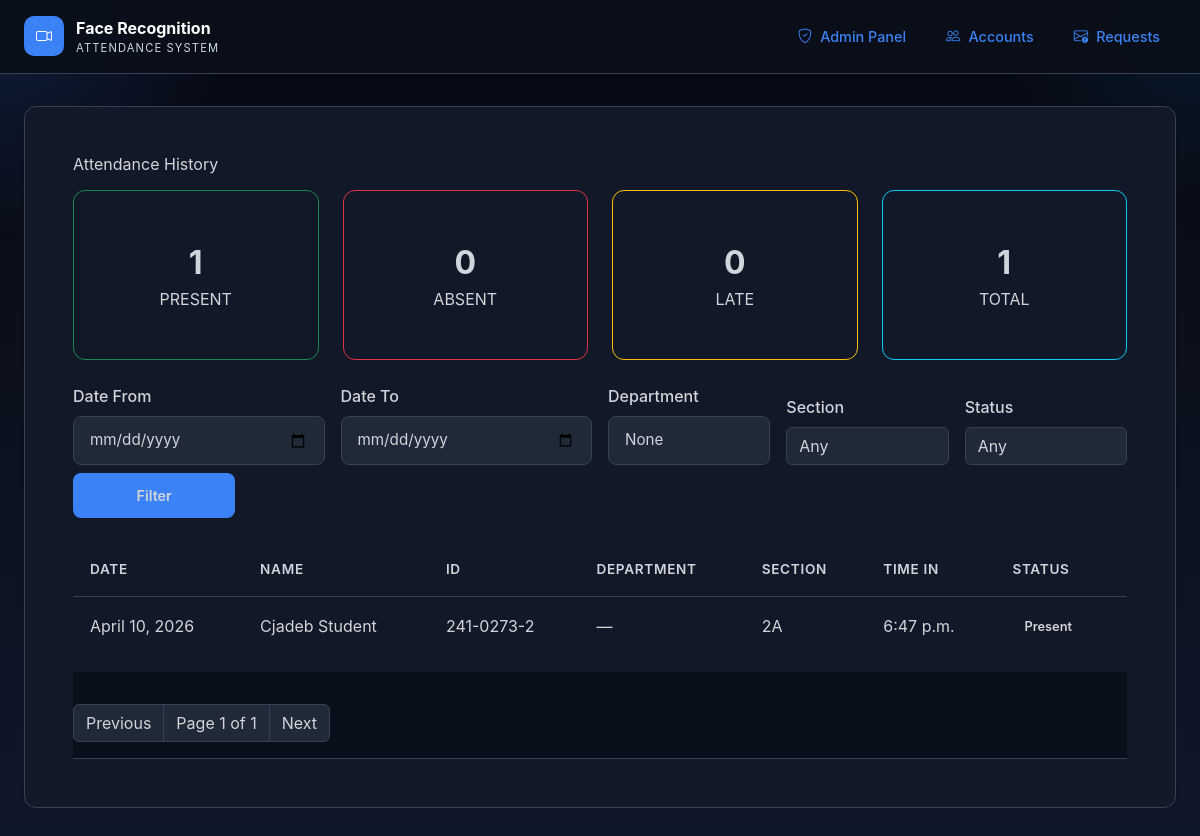
The page /attendance/records/ (signed in) on the database its author committed.
### attendance/models.py (models this page shows, shortened)
class AttendanceRecord(models.Model):
    STATUS_CHOICES = [
        ('PRESENT', 'Present'),
        ('LATE', 'Late'),
        ('ABSENT', 'Absent'),
        ('EXCUSED', 'Excused'),
        ('PENDING', 'Pending Review'),
    ]
    id = models.UUIDField(primary_key=True, default=uuid.uuid4, editable=False)
    user = models.ForeignKey(User, on_delete=models.CASCADE, related_name='attendance_records')
    schedule = models.ForeignKey(Schedule, on_delete=models.CASCADE, related_name='attendance_records', null=True, blank=True)
    date = models.DateField(default=timezone.now)
    check_in_time = models.DateTimeField(null=True, blank=True)
    check_out_time = models.DateTimeField(null=True, blank=True)
    status = models.CharField(max_length=20, choices=STATUS_CHOICES, default='PRESENT')
    latitude = models.DecimalField(max_digits=9, decimal_places=6, null=True, blank=True)
    longitude = models.DecimalField(max_digits=9, decimal_places=6, null=True, blank=True)
    is_within_geofence = models.BooleanField(default=True)
    confidence_score = models.FloatField(null=True, blank=True)
    face_encoding_used = models.ForeignKey('faces.FaceEncoding', on_delete=models.SET_NULL,
                                         null=True, blank=True)
    manually_marked = models.BooleanField(default=False)
    marked_by = models.ForeignKey(User, on_delete=models.SET_NULL, null=True, blank=True,
                                related_name='marked_attendance')
    appeal_requested = models.BooleanField(default=False)
    appeal_reason = models.TextField(blank=True)
    appeal_evidence = models.FileField(upload_to='attendance/appeals/', blank=True, null=True)
    appeal_status = models.CharField(max_length=20, choices=[
        ('NONE', 'No Appeal'),
        ('PENDING', 'Pending Review'),
        ('APPROVED', 'Approved'),
        ('REJECTED', 'Rejected'),
    ], default='NONE')
    created_at = models.DateTimeField(auto_now_add=True)
    updated_at = models.DateTimeField(auto_now=True)
    class Meta:
        ordering = ['-date', '-check_in_time']
        unique_together = ['user', 'schedule', 'date']
        indexes = [
            models.Index(fields=['user', 'date']),
            models.Index(fields=['schedule', 'date']),
            models.Index(fields=['status']),
            models.Index(fields=['date']),
            models.Index(fields=['latitude', 'longitude']),
        ]

class Schedule(models.Model):
    DAYS_OF_WEEK = [
        ('MON', 'Monday'),
        ('TUE', 'Tuesday'),
        ('WED', 'Wednesday'),
        ('THU', 'Thursday'),
        ('FRI', 'Friday'),
        ('SAT', 'Saturday'),
        ('SUN', 'Sunday'),
    ]
    section = models.ForeignKey('faces.Section', on_delete=models.CASCADE, related_name='schedules', null=True, blank=True)
    day_of_week = models.CharField(max_length=20, choices=DAYS_OF_WEEK, null=True, blank=True)
    start_time = models.TimeField()
    end_time = models.TimeField()
    room = models.CharField(max_length=50, blank=True)
    grace_period_minutes = models.PositiveIntegerField(default=15)
    auto_absent_minutes = models.PositiveIntegerField(default=30)
    class Meta:
        ordering = ['start_time']

### accounts/models.py (models this page shows, shortened)
class CustomUser(AbstractUser):
    ROLE_CHOICES = [
        ('STUDENT', 'Student'),
        ('INSTRUCTOR', 'Instructor'),
        ('DEPARTMENT_HEAD', 'Department Head'),
        ('REGISTRAR', 'Registrar'),
        ('SYSTEM_ADMIN', 'System Administrator'),
        ('GUARD', 'Security Guard'),
    ]
    YEAR_LEVEL_CHOICES = [
        ('1', 'Year 1'),
        ('2', 'Year 2'),
        ('3', 'Year 3'),
        ('4', 'Year 4'),
    ]
    SECTION_CHOICES = [
        ('A', 'Section A'),
        ('B', 'Section B'),
        ('C', 'Section C'),
    ]
    ENROLLMENT_STATUS_CHOICES = [
        ('NOT_ENROLLED', 'Not Enrolled'),
        ('PENDING', 'Pending Enrollment'),
        ('REGULAR', 'Regular'),
        ('IRREGULAR', 'Irregular'),
    ]
    email = models.EmailField(unique=True, blank=True)
    role = models.CharField(max_length=20, choices=ROLE_CHOICES, default='STUDENT')
    employee_id = models.CharField(max_length=20, unique=True, blank=True, null=True)
    student_id = models.CharField(max_length=20, unique=True, blank=True, null=True)
    department = models.CharField(max_length=100, blank=True)
    is_enrolled = models.BooleanField(default=False)
    phone_number = models.CharField(max_length=15, blank=True)
    last_login_ip = models.GenericIPAddressField(blank=True, null=True)
    login_attempts = models.PositiveIntegerField(default=0)
    lockout_until = models.DateTimeField(blank=True, null=True)
    year_level = models.CharField(max_length=1, choices=YEAR_LEVEL_CHOICES, blank=True, null=True)
    section = models.CharField(max_length=1, choices=SECTION_CHOICES, blank=True, null=True)
    enrollment_status = models.CharField(max_length=20, choices=ENROLLMENT_STATUS_CHOICES, default='NOT_ENROLLED')
    enrollment_completed_date = models.DateTimeField(blank=True, null=True)
    USERNAME_FIELD = 'email'
    REQUIRED_FIELDS = ['username']
    class Meta:
        permissions = [
            ('can_enroll_faces', 'Can enroll face data'),
            ('can_mark_attendance', 'Can mark attendance manually'),
            ('can_view_reports', 'Can view attendance reports'),
            ('can_manage_users', 'Can manage user accounts'),
            ('can_access_admin_panel', 'Can access admin panel'),
        ]
    @property
    def is_student(self):
        return self.role == 'STUDENT' and not (self.is_superuser or self.is_staff)
    @property
    def is_instructor(self):
        return self.role == 'INSTRUCTOR'
    def can_enroll_faces(self):
        return self.is_student or self.is_system_admin or self.is_registrar
    def can_mark_attendance(self):
        return self.is_instructor or self.is_system_admin or self.is_department_head
    def can_manage_users(self):
        return self.is_system_admin or self.is_registrar or self.is_department_head

### faces/models.py (models this page shows, shortened)
class Section(models.Model):
    subject = models.ForeignKey(
        Subject,
        on_delete=models.CASCADE,
        related_name='sections'
    )
    name = models.CharField(max_length=20)  # e.g. "Section A"
    schedule_day = models.CharField(max_length=20)  # e.g. "Monday"
    schedule_time = models.TimeField()
    room = models.CharField(max_length=50, blank=True)
    class Meta:
        unique_together = ['subject', 'name']

### attendance/views.py (the view)
# urls.py: path('records/', views.attendance_records, name='attendance_records'),
@login_required
def attendance_records(request):
    department = request.GET.get('department')
    section = request.GET.get('section')
    records = AttendanceRecord.objects.select_related(
        'user',
        'schedule__section__subject',
        'schedule__section'
    ).all()
    date_from = request.GET.get('date_from')
    date_to = request.GET.get('date_to')
    status = request.GET.get('status')
    if date_from:
        records = records.filter(date__gte=date_from)
    if date_to:
        records = records.filter(date__lte=date_to)
    if status:
        records = records.filter(status=status)
    if department:
        records = records.filter(user__department__icontains=department)
    if section:
        records = records.filter(schedule__section__name__iexact=section)
    if request.user.is_student:
        records = records.filter(user=request.user)
    elif request.user.is_instructor:
        records = records.filter(schedule__section__subject__instructor=request.user)
    records = records.order_by('schedule__section__name', 'date', 'user__last_name', 'user__first_name')
    section_names = Section.objects.order_by('name').values_list('name', flat=True).distinct()
    paginator = Paginator(records, 15)
    page_number = request.GET.get('page')
    page_obj = paginator.get_page(page_number)
    summary_stats = {
        'total': records.count(),
        'present': records.filter(status='PRESENT').count(),
        'absent': records.filter(status='ABSENT').count(),
        'late': records.filter(status='LATE').count(),
        'excused': records.filter(status='EXCUSED').count(),
    }
    history_title = 'Attendance History'
    if request.user.is_instructor:
        history_title = 'Class Attendance History'
    elif request.user.is_student:
        history_title = 'My Attendance History'
    return render(request, 'attendance/records.html', {
        'records': page_obj,
        'page_obj': page_obj,
        'date_from': date_from,
        'date_to': date_to,
        'department': department,
        'section': section,
        'status': status,
        'section_names': section_names,
        'summary_stats': summary_stats,
        'history_title': history_title,
    })

### templates/attendance/records.html (shortened to what this page needs)
{% extends 'base.html' %}
{% load tz %}
{% block content %}
<div class="card shadow-sm">
    <div class="card-body">
        <h4 class="card-title mb-3">{{ history_title|default:'Attendance History' }}</h4>
        <div class="row mb-4">
            <div class="col-md-3">
                <div class="card bg-success bg-opacity-10 border-success border-opacity-20">
                    <div class="card-body text-center">
                        <div class="text-success fs-2 fw-bold">{{ summary_stats.present }}</div>
                        <div class="text-success text-uppercase fs-7">Present</div>
                    </div>
                </div>
            </div>
            <div class="col-md-3">
                <div class="card bg-danger bg-opacity-10 border-danger border-opacity-20">
                    <div class="card-body text-center">
                        <div class="text-danger fs-2 fw-bold">{{ summary_stats.absent }}</div>
                        <div class="text-danger text-uppercase fs-7">Absent</div>
                    </div>
                </div>
            </div>
            <div class="col-md-3">
                <div class="card bg-warning bg-opacity-10 border-warning border-opacity-20">
                    <div class="card-body text-center">
                        <div class="text-warning fs-2 fw-bold">{{ summary_stats.late }}</div>
                        <div class="text-warning text-uppercase fs-7">Late</div>
                    </div>
                </div>
            </div>
            <div class="col-md-3">
                <div class="card bg-info bg-opacity-10 border-info border-opacity-20">
                    <div class="card-body text-center">
                        <div class="text-info fs-2 fw-bold">{{ summary_stats.total }}</div>
                        <div class="text-info text-uppercase fs-7">Total</div>
                    </div>
                </div>
            </div>
        </div>
        <form method="get" class="row gy-2 gx-3 align-items-end mb-4">
            <div class="col-md-3">
                <label class="form-label">Date From</label>
                <input type="date" name="date_from" class="form-control" value="{{ date_from }}">
            </div>
            <div class="col-md-3">
                <label class="form-label">Date To</label>
                <input type="date" name="date_to" class="form-control" value="{{ date_to }}">
            </div>
            <div class="col-md-2">
                <label class="form-label">Department</label>
                <input type="text" name="department" class="form-control" placeholder="Department" value="{{ department }}">
            </div>
            <div class="col-md-2">
                <label class="form-label">Section</label>
                <select name="section" class="form-select">
                    <option value="">Any</option>
                </select>
            </div>
            <div class="col-md-2">
                <label class="form-label">Status</label>
                <select name="status" class="form-select">
                    <option value="">Any</option>
                </select>
            </div>
            <div class="col-md-2">
                <button class="btn btn-primary w-100" type="submit">Filter</button>
            </div>
        </form>
        <div class="table-responsive">
            <table class="table table-hover align-middle">
                <thead>
                    <tr>
                        <th>Date</th>
                        <th>Name</th>
                        <th>ID</th>
                        <th>Department</th>
                        <th>Section</th>
                        <th>Time In</th>
                        <th>Status</th>
                    </tr>
                </thead>
                <tbody>
                    {% for record in records %}
                        <tr class="expandable-row" data-details-id="details-{{ record.id }}">
                            <td>{{ record.date }}</td>
                            <td>{% if record.user.first_name or record.user.last_name %}{{ record.user.first_name }} {{ record.user.last_name }}{% else %}{{ record.user.username }}{% endif %}</td>
                            <td>{{ record.user.student_id|default:'—' }}</td>
                            <td>{{ record.user.department|default:'—' }}</td>
                            <td>{{ record.schedule.section.name|default:'—' }}</td>
                            <td>{% if record.check_in_time %}{{ record.check_in_time|localtime|time:'g:i a' }}{% else %}&mdash;{% endif %}</td>
                            <td>
                                <span class="badge badge-status badge-{{ record.status|lower }}">
                                    {{ record.get_status_display }}
                                </span>
                            </td>
                        </tr>
                    {% empty %}
                        <tr>
                            <td colspan="7" class="text-center text-muted">No attendance records found.</td>
                        </tr>
                    {% endfor %}
                </tbody>
            </table>
        </div>
        <nav aria-label="Page navigation">
            <ul class="pagination mt-3">
                {% if page_obj.has_previous %}
                    <li class="page-item"><a class="page-link" href="?page={{ page_obj.previous_page_number }}&date_from={{ date_from }}&date_to={{ date_to }}&department={{ department }}&section={{ section }}&status={{ status }}">Previous</a></li>
                {% else %}
                    <li class="page-item disabled"><span class="page-link">Previous</span></li>
                {% endif %}
                <li class="page-item disabled"><span class="page-link">Page {{ page_obj.number }} of {{ page_obj.paginator.num_pages }}</span></li>
                {% if page_obj.has_next %}
                    <li class="page-item"><a class="page-link" href="?page={{ page_obj.next_page_number }}&date_from={{ date_from }}&date_to={{ date_to }}&department={{ department }}&section={{ section }}&status={{ status }}">Next</a></li>
                {% else %}
                    <li class="page-item disabled"><span class="page-link">Next</span></li>
                {% endif %}
            </ul>
        </nav>
    </div>
</div>
{% endblock %}

### rows shown on the page
AttendanceRecord: date "April 10, 2026", user.first_name "Cjadeb", user.last_name "Student", user.student_id "241-0273-2", user.department "—", schedule.section.name "2A", check_in_time "6:47 p.m.", status "Present"

### other values the page prints
{{ history_title|default:'Attendance History' }} "Attendance History"
{{ summary_stats.present }} "1"
{{ summary_stats.absent }} "0"
{{ summary_stats.late }} "0"
{{ summary_stats.total }} "1"
{{ page_obj.number }} "1"
{{ page_obj.paginator.num_pages }} "1"
